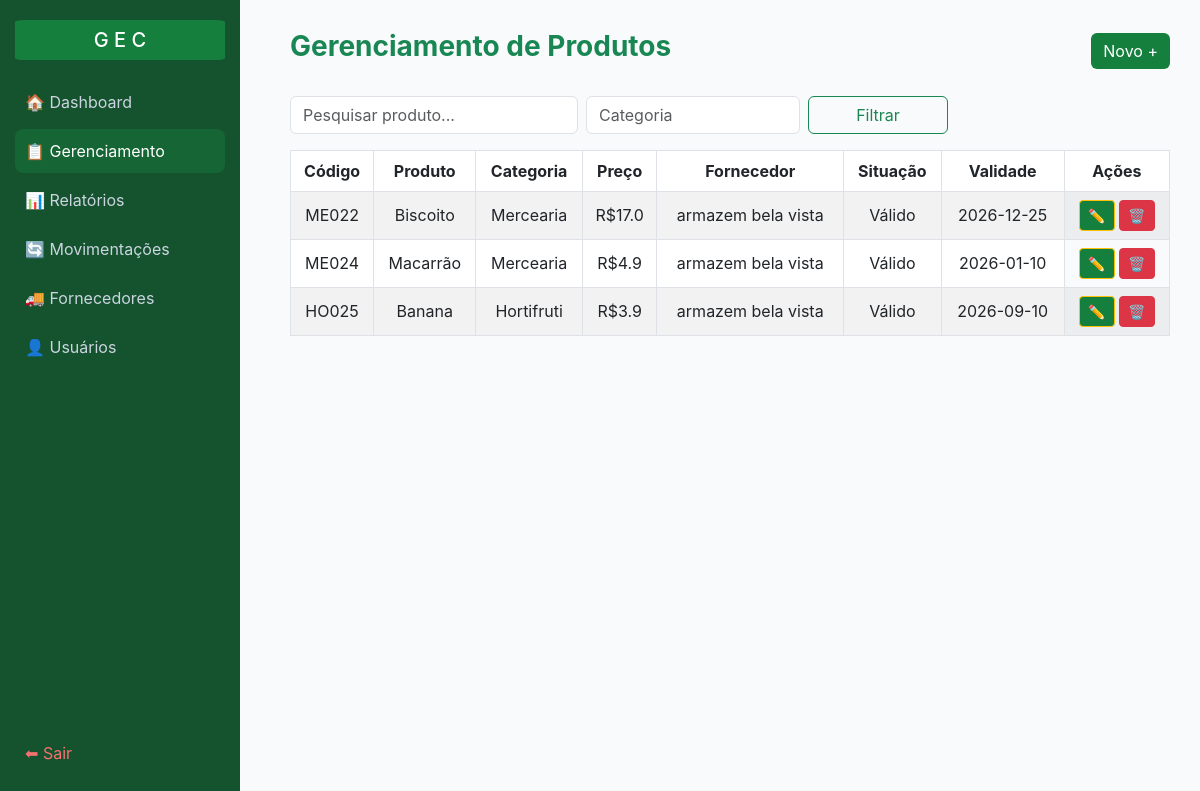
The app's page /gerenciamento (signed in), older data.
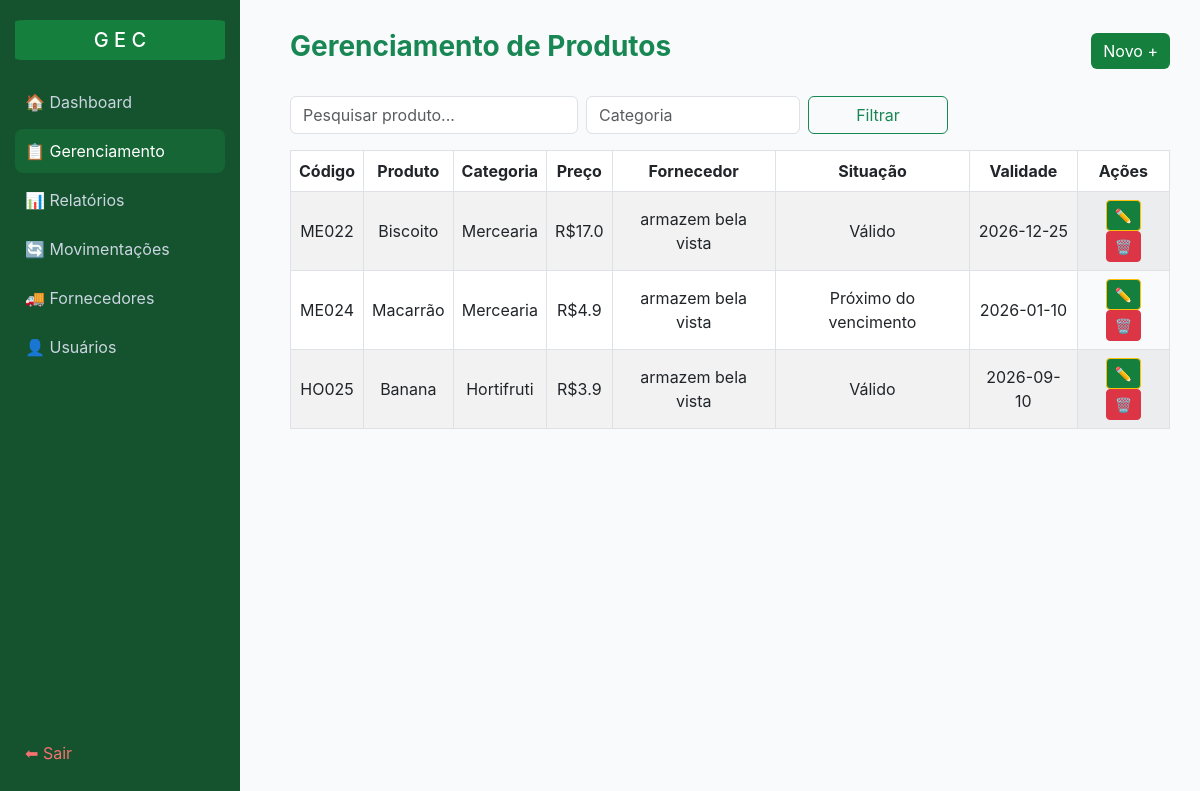
The same page, newer data.
### tables this page shows
CREATE TABLE "produtos" (
	"id"	INTEGER,
	"nome"	TEXT NOT NULL,
	"descricao"	TEXT,
	"codigo"	NUMERIC UNIQUE,
	"categoria"	TEXT,
	"preco"	REAL NOT NULL,
	"fornecedor_id"	INTEGER,
	"data_validade"	TEXT NOT NULL,
	"status_validade"	TEXT DEFAULT 'válido',
	"ativo"	INTEGER DEFAULT 1,
	PRIMARY KEY("id" AUTOINCREMENT),
	FOREIGN KEY("fornecedor_id") REFERENCES "fornecedores"("id")
);

CREATE TABLE "fornecedores" (
	"id"	INTEGER,
	"nome"	TEXT NOT NULL,
	"cnpj_cpf"	TEXT NOT NULL,
	"telefone"	TEXT NOT NULL,
	"email"	TEXT NOT NULL, ativo INTEGER DEFAULT 1,
	PRIMARY KEY("id" AUTOINCREMENT)
);

### app.py (the view)
@app.route("/gerenciamento")
@login_required
def gerenciamento():
    atualizar_produtos()
    conn = conectar()
    cur = conn.cursor()
    nome = request.args.get("nome", "").capitalize()
    categoria = request.args.get("categoria", "").capitalize()
    query = """
    Select p.id, p.nome, p.codigo, p.categoria, p.preco, p.data_validade,
    p.status_validade, p.ativo, f.nome AS fornecedor
    From produtos p
    Left Join fornecedores f On p.fornecedor_id = f.id
    Where p.ativo = 1
    """
    params = []
    if nome:
        query += " And p.nome LIKE ?"
        params.append(f"%{nome}%")
    if categoria:
        query += " And p.categoria = ?"
        params.append(categoria)
    cur.execute(query, params)
    produtos = cur.fetchall()
    return render_template("gerencia/produtos.html", nome=nome, categoria=categoria, produtos=produtos)

### app.py (called while the page is built)
def login_required(f):
    @wraps(f)
    def wrapper(*args, **kwargs):
        if not session.get("usuario"):
            flash("Faça login primeiro!")
            return redirect(url_for("login"))
        return f(*args, **kwargs)
    return wrapper

def atualizar_produtos():
    conn = conectar()
    cur = conn.cursor()
    from datetime import datetime, timedelta
    hoje = datetime.now().date()
    limite_alerta = hoje + timedelta(days=7)
    cur.execute("""
        UPDATE produtos
        SET status_validade = 'vencido'
        WHERE date(data_validade) < date(?) AND ativo=1
    """, (hoje,))
    cur.execute("""
        UPDATE produtos
        SET status_validade = 'próximo do vencimento'
        WHERE date(data_validade) BETWEEN date(?) AND date(?) AND ativo=1
    """, (hoje, limite_alerta))
    cur.execute("""
        UPDATE produtos
        SET status_validade = 'válido'
        WHERE date(data_validade) > date(?) AND ativo=1
    """, (limite_alerta,))
    conn.commit()
    conn.close()

### data/db.py (called while the page is built)
def conectar():
    return sqlite3.connect("data/estoque.db")

### templates/gerencia/produtos.html (shortened to what this page needs)
<!DOCTYPE html>
<html lang="pt-BR">
<head>
    <link href="https://cdn.jsdelivr.net/npm/bootstrap@5.3.0/dist/css/bootstrap.min.css" rel="stylesheet">
</head>
<body>
<div class="sidebar">
    <div>
        <h5>G E C</h5>
        <a href="{{ url_for('home') }}">🏠 Dashboard</a>
        <a href="{{ url_for('gerenciamento') }}" class="active">📋 Gerenciamento</a>
        <a href="{{ url_for('relatorios') }}">📊 Relatórios</a>
        <a href="{{ url_for('movimentacao') }}">🔄 Movimentações</a>
        {% if session.perfil == "admin" %}
        <a href="{{ url_for('listar_forn') }}">🚚 Fornecedores</a>
        <a href="{{ url_for('listar_usuarios') }}">👤 Usuários</a>
        {% endif %}
    </div>
    <div>
        <a href="{{ url_for('login') }}" class="logout" style="color: #f87171;">⬅ Sair</a>
    </div>
</div>
<div class="content">
    <div class="d-flex justify-content-between align-items-center mb-4">
        <h3 class="fw-bold text-success">Gerenciamento de Produtos</h3>
        {% if session.perfil == "admin"%}
        <a href="{{ url_for('novo_produto') }}" class="btn btn-success">Novo +</a>
        {% endif %}
    </div>
    <form class="row g-2 mb-3" method="get">
        <div class="col-md-4">
            <input type="text" name="nome" class="form-control" placeholder="Pesquisar produto..." value="{{ nome }}">
        </div>
        <div class="col-md-3">
            <input type="text" name="categoria" class="form-control" placeholder="Categoria" value="{{ categoria }}">
        </div>
        <div class="col-md-2">
            <button type="submit" class="btn btn-outline-success w-100">Filtrar</button>
        </div>
    </form>
    <div class="table-responsive">
        <table class="table table-striped table-bordered align-middle">
            <thead>
                <tr class="text-center">
                    <th>Código</th>
                    <th>Produto</th>
                    <th>Categoria</th>
                    <th>Preço</th>
                    <th>Fornecedor</th>
                    <th>Situação</th>
                    <th>Validade</th>
                    {% if session.perfil == "admin" %}
                    <th>Ações</th>
                    {% endif %}
                </tr>
            </thead>
            <tbody>
                {% if produtos %}
                    {% for p in produtos %}
                    <tr class="{% if p[6] == 'vencido' %}vencido{% endif %}">
                        <td>{{ p[2] }}</td>
                        <td>{{ p[1] }}</td>
                        <td>{{ p[3] or '-' }}</td>
                        <td>R${{ p[4] }}</td>
                        <td>{{ p[8] or '-' }}</td>
                        <td>{{ p[6].capitalize() }}</td>
                        <td>{{ p[5] }}</td>
                        {% if session.perfil == "admin" %}
                        <td style="background-color: #f9fafb;">
                            <a href="{{ url_for('editar_produto', id=p[0]) }}"
                               class="btn btn-warning btn-sm"
                               style="background-color: #15803d;">✏️</a>
                            <button class="btn btn-danger btn-sm"
                                    data-bs-toggle="modal"
                                    data-bs-target="#modalInativar{{ p[0] }}">
                                🗑️
                            </button>
                        </td>
                        {% endif %}
                    </tr>
                    {% endfor %}
                {% else %}
                    <tr>
                        <td colspan="8" class="text-center text-muted">Nenhum produto encontrado.</td>
                    </tr>
                {% endif %}
            </tbody>
        </table>
    </div>
</div>
</body>
</html>

Row changes from the older to the newer data that the page shows:
changed produtos "ME024": status_validade "Válido" → "Próximo do vencimento"
